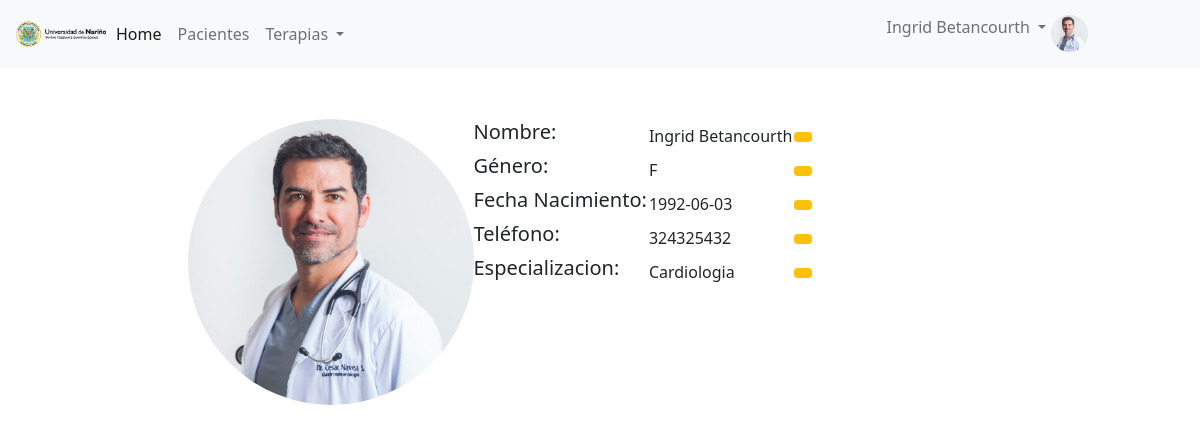
The page /perfil_ter.php (signed in) on the database its author committed.
### tables this page shows
CREATE TABLE `terapeutas` (
  `ced_terapeuta` varchar(10) NOT NULL,
  `nom_terapeuta` varchar(100) NOT NULL,
  `fech_nacimiento_terapeuta` date NOT NULL,
  `especializacion` varchar(100) NOT NULL,
  `genero` varchar(1) NOT NULL,
  `telefono` varchar(10) NOT NULL,
  `contrasena` varchar(500) NOT NULL
);

### perfil_ter.php (the view, shortened to what this page needs)
<!DOCTYPE html>
<html lang="en">
<head>
    <link rel='stylesheet' type='text/css' media='screen' href='css/bootstrap.min.css'>
    <link rel='stylesheet' type='text/css' media='screen' href='css/style.css'>
</head>
<body>
    <?php
    include("nav_ter.php");
    $bd = conectar();
    $cedula_tera = $_SESSION["cedula_terapeuta"];
    ?>
    <div class="container">
        <div class="row justify-content-md-center">
            <div class="col-12">
                <br><br>
                <?php
                $sql = 'SELECT nom_terapeuta,fech_nacimiento_terapeuta,especializacion,genero,telefono FROM terapeutas WHERE ced_terapeuta LIKE("' . $cedula_tera . '")';
                $datos = mysqli_query($bd, $sql);
                $arr = mysqli_fetch_array($datos)
                ?>
                <div class="row justify-content-md-center">
                    <div class="col-3">
                        <div id="foto_perfil">
                            <img src="src/fotos_usuarios/<?php echo $cedula_tera.".jpg";?>" alt="">
                        </div>
                    </div>
                    <div class="col-6">
                        <div id="infor_perfil">
                            <table>
                                <tr>
                                    <td>
                                        <h5>Nombre: </h5>
                                    </td>
                                    <td><?php echo $arr[0]; ?></td>
                                    <td><input type="image" src="src/icon_modificar.png" id="btn_editar_nombre" class="btn btn-warning btn-sm" alt="" data-bs-toggle="modal" data-bs-target="#diag_nombre"></td>
                                </tr>
                                <tr>
                                    <td>
                                        <h5>Género: </h5>
                                    </td>
                                    <td><?php echo $arr[3]; ?></td>
                                    <td><input type="image" src="src/icon_modificar.png" id="btn_editar_sexo" class="btn btn-warning btn-sm" alt="" data-bs-toggle="modal" data-bs-target="#diag_sexo"></td>
                                </tr>
                                <tr>
                                    <td>
                                        <h5>Fecha Nacimiento: </h5>
                                    </td>
                                    <td><?php echo $arr[1]; ?></td>
                                    <td><input type="image" src="src/icon_modificar.png" id="btn_editar_fecha" class="btn btn-warning btn-sm" alt="" data-bs-toggle="modal" data-bs-target="#diag_fecha"></td>
                                </tr>
                                <tr>
                                    <td>
                                        <h5>Teléfono: </h5>
                                    </td>
                                    <td><?php echo $arr[4]; ?></td>
                                    <td><input type="image" src="src/icon_modificar.png" id="btn_editar_telefono" class="btn btn-warning btn-sm" alt="" data-bs-toggle="modal" data-bs-target="#diag_nombre"></td>
                                </tr>
                                <tr>
                                    <td>
                                        <h5>Especializacion: </h5>
                                    </td>
                                    <td><?php echo $arr[2]; ?></td>
                                    <td><input type="image" src="src/icon_modificar.png" id="btn_editar_espc" class="btn btn-warning btn-sm" alt="" data-bs-toggle="modal" data-bs-target="#diag_nombre"></td>
                                </tr>
                            </table>
                        </div>
                    </div>
                </div>
            </div>
        </div>
    </div>
</body>
</html>

### nav_ter.php (shortened to what this page needs)
<?php
$nombre_terapeuta=$_SESSION["nombre_terapeuta"];
$cedula_terapeuta=$_SESSION["cedula_terapeuta"];
?>
<nav class="navbar navbar-expand-lg navbar-light bg-light">
    <div class="container-fluid">
        <img src="src/logo-udenar2.png" id="logo_udenar" alt="">
        <div class="collapse navbar-collapse" id="navbarSupportedContent">
            <ul class="navbar-nav me-auto mb-2 mb-lg-0">
                <li class="nav-item">
                    <a class="nav-link active" aria-current="page" href="home_ter.php">Home</a>
                </li>
                <li class="nav-item">
                    <a class="nav-link" href="pacientes.php">Pacientes</a>
                </li>
                <li class="nav-item dropdown">
                    <a class="nav-link dropdown-toggle" href="#" id="navbarDropdown" role="button" data-bs-toggle="dropdown" aria-expanded="false">
                        Terapias
                    </a>
                </li>
            </ul>
            <form class="d-flex">
                <ul class="navbar-nav me-auto mb-2 mb-lg-0">
                    <li class="nav-item dropdown">
                        <a class="nav-link dropdown-toggle" href="#" id="navbarDropdown" role="button" data-bs-toggle="dropdown" aria-expanded="false" style="padding: 0;">
                            <?php echo $nombre_terapeuta; ?>
                        </a>
                    </li>
                    <li class="nav-item">
                        <img src="src/fotos_usuarios/<?php echo $cedula_terapeuta.".jpg";?>" alt="" id="icono_perfil">
                    </li>
                </ul>
            </form>
        </div>
    </div>
</nav>

### css/style.css (style rules this page uses)
#icono_perfil { width: 2.3em; height: 2.3em; margin-right: 100px; margin-left: 5px; border-radius: 100%; }
#foto_perfil { display: inline-block; margin: 2px; }
#foto_perfil img { width: 18em; height: 18em; border-radius: 100%; padding: 1px; }
#infor_perfil { display: inline-block; margin: 2px; padding: 1px; }
#logo_udenar { width: 6em; }

### rows shown on the page
terapeutas: nom_terapeuta "Ingrid Betancourth", genero "F", fech_nacimiento_terapeuta "1992-06-03", telefono "324325432", especializacion "Cardiologia"

### other values the page prints
$nombre_terapeuta "Ingrid Betancourth"
